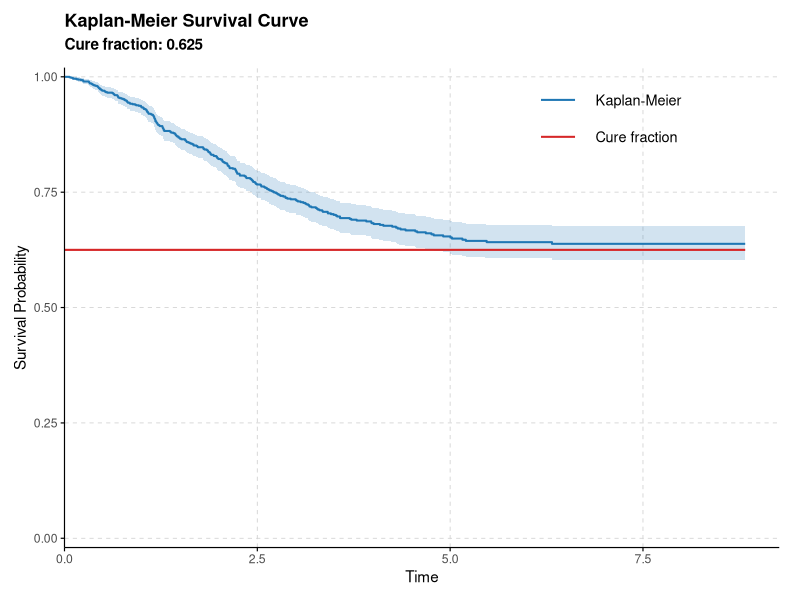
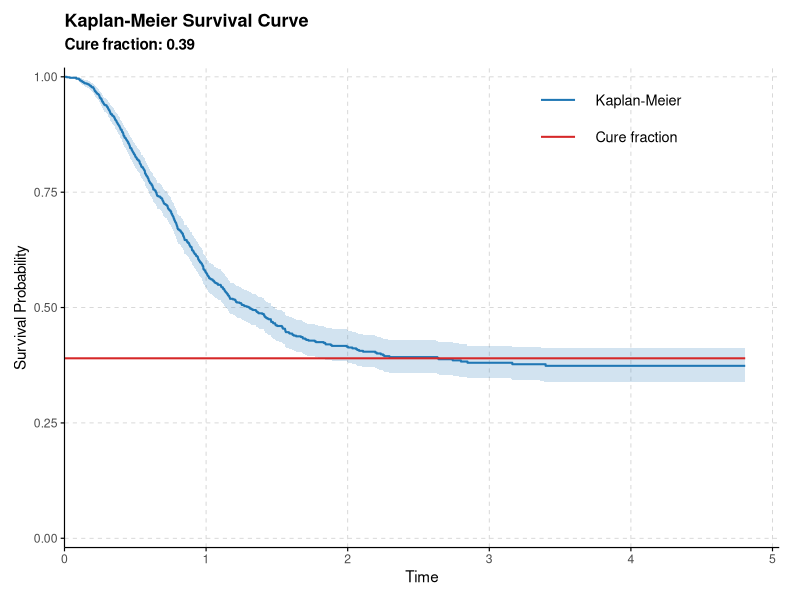
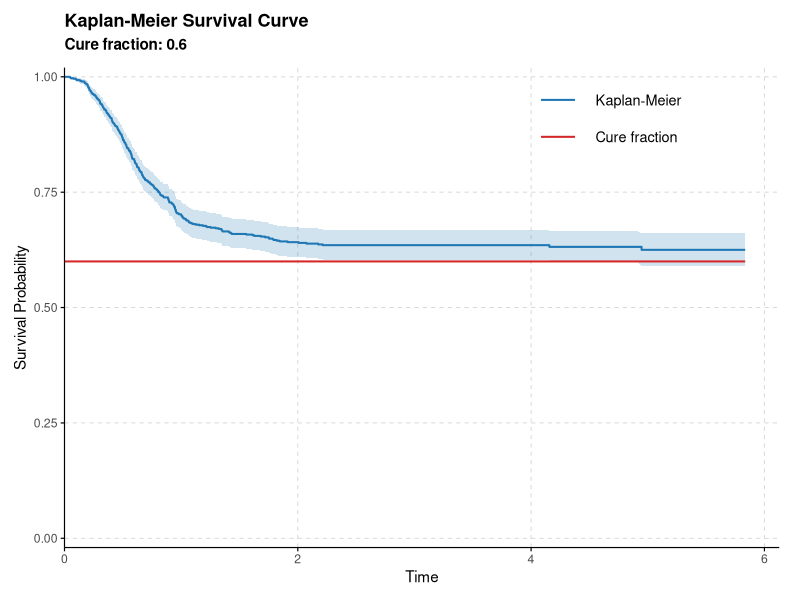
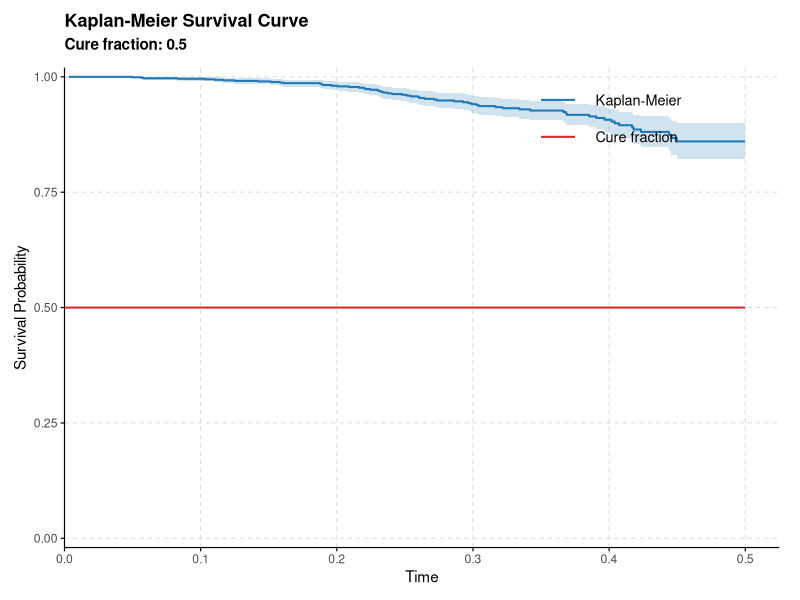

Write R code to recreate these figures, in order.
library(purrr)
library(rlang)
library(tibble)
library(survival)
library(ggplot2)

# Função usada para construir o Kaplan-Meier mais fácil no ggplot2
# Função usada para construir o Kaplan-Meier mais fácil no ggplot2
plot_kaplan <- function(
  dados,
  surv,
  title = "Kaplan-Meier Survival Curve",
  xlab = "Time",
  ylab = "Survival Probability",
  color = "#1F77B4",
  ci_color = "#1F77B4",
  cure_color = "#D62728",
  base_size = 11,
  ci_alpha = 0.2,
  line_size = 0.7,
  show_cure = TRUE,
  cure_label = "Cure fraction: ",
  ...
) {
  require(ggplot2)
  require(survival)

  # Fração de cura teórica
  cure_prob <- surv(.Machine$double.xmax, ...)

  # Kaplan-Meier
  dados_surv <- Surv(time = dados$t, event = dados$delta)
  km_fit <- survfit(dados_surv ~ 1)

  # Dados da curva
  km_data <- data.frame(
    time = km_fit$time,
    surv = km_fit$surv,
    upper = km_fit$upper,
    lower = km_fit$lower
  )

  # Remover o último ponto se ele for menor que a fração de cura
  if (tail(km_data$surv, 1) < cure_prob) {
    km_data <- km_data[-nrow(km_data), ]
  }

  max_time <- max(km_data$time)

  # Legenda
  legend_data <- data.frame(
    label = c("Kaplan-Meier", "Cure fraction"),
    color = c(color, cure_color),
    linetype = c("solid", "solid")
  )

  # Gráfico
  p <- ggplot(km_data, aes(x = time)) +
    geom_ribbon(
      aes(ymin = lower, ymax = upper),
      fill = ci_color,
      alpha = ci_alpha
    ) +
    geom_step(aes(y = surv), color = color, linewidth = line_size) +
    {
      if (show_cure)
        annotate(
          "segment",
          x = 0,
          xend = max_time,
          y = cure_prob,
          yend = cure_prob,
          color = cure_color,
          linewidth = line_size,
          linetype = "solid"
        )
    } +
    scale_y_continuous(limits = c(0, 1), expand = c(0, 0.02)) +
    scale_x_continuous(expand = expansion(mult = c(0, 0.05))) +
    geom_segment(
      data = legend_data,
      aes(
        x = max_time * 0.7,
        xend = max_time * 0.75,
        y = 0.95 - (0:1) * 0.08,
        yend = 0.95 - (0:1) * 0.08,
        color = color,
        linetype = linetype
      ),
      linewidth = line_size
    ) +
    geom_text(
      data = legend_data,
      aes(x = max_time * 0.78, y = 0.95 - (0:1) * 0.08, label = label),
      hjust = 0,
      size = base_size / 3
    ) +
    scale_color_identity() +
    scale_linetype_identity() +
    labs(
      x = xlab,
      y = ylab,
      title = title,
      subtitle = if (show_cure)
        paste0(cure_label, format(round(cure_prob, 4), nsmall = 1)) else NULL
    ) +
    theme_minimal(base_size = base_size) +
    theme(
      panel.grid.minor = element_blank(),
      panel.grid.major = element_line(
        linewidth = 0.3,
        color = "#D3D3D3",
        linetype = "dashed"
      ),
      axis.line = element_line(color = "black", linewidth = 0.4),
      axis.ticks = element_line(color = "black", linewidth = 0.4),
      plot.title = element_text(
        hjust = 0,
        face = "bold",
        size = base_size + 2,
        margin = margin(b = 5)
      ),
      plot.subtitle = element_text(
        hjust = 0,
        face = "bold",
        color = "black",
        size = base_size,
        margin = margin(b = 10)
      ),
      legend.position = "none",
      plot.margin = margin(10, 15, 10, 10),
      panel.background = element_rect(fill = "white", color = NA),
      plot.background = element_rect(fill = "white", color = NA)
    )

  return(p)
}
# Waring Fragility Model - Random Activation
# G is the baseline distribution
# rho > 2. Se rho < 2, a variância da distribuição é infinita.
# a > 0
surv_wfm_random <- function(G) {
  function(t, rho, a, ...) {
    cure <- rho / (a + rho)
    cure + (1 - cure) * (1 - G(t, ...))
  }
}
desity_wfm_random <- function(g) {
  function(t, rho, a, ...) {
    cure <- rho / (a + rho)
    (1 - cure) * g(t, ...)
  }
}

# Criando automaticamente a função de sobrevivência do modelo com
# ativação aleatória, com G ~ Weibull
# Aqui você cria qualquer sobrevivencia, distribuição acumulada e densidade
# do seu modelo.
surv_wfm_random_weibull <- surv_wfm_random(G = pweibull) # Basta passar a G

cdf_wfm_random_weibull <- function(t, rho, a, shape, scale) {
  1 - surv_wfm_random_weibull(t, rho, a, shape = shape, scale = scale)
}

pdf_wfm_random_weibull <- desity_wfm_random(g = dweibull) # Basta passar a g

# Funcao que usaremos para gerar os dados
random_cure <-
  function(
    n = 1L,
    quantile_function = NULL,
    surv,
    censoring_cdf = NULL, # Se não for passada, é a distribuição uniforme (censura não-informativa)
    args_censoring_cdf = NULL, # Lista de valores dos argumentos da distribução da censura.
    args_model,
    t_max = NULL
  ) {
    find_cure_limit <- function(
      surv,
      args_model,
      tol = 1e-6,
      tol_time = 1e-6,
      t_init = 10,
      t_max = 1e5
    ) {
      s <- function(t) do.call(surv, c(list(t), args_model))

      # Aproximação da fração de cura
      pi_hat <- s(t_max)

      # Busca exponencial para achar intervalo
      t_lower <- t_init
      t_upper <- t_lower

      repeat {
        diff <- abs(s(t_upper) - pi_hat)
        if (diff < tol || t_upper >= t_max) break
        t_lower <- t_upper
        t_upper <- min(t_upper * 2, t_max)
      }

      if (t_upper >= t_max && abs(s(t_upper) - pi_hat) > tol) return(NA_real_)

      # Busca binária refinada
      while ((t_upper - t_lower) > tol_time) {
        t_mid <- 0.5 * (t_lower + t_upper)
        s_mid <- s(t_mid)
        if (abs(s_mid - pi_hat) < tol) {
          t_upper <- t_mid
        } else {
          t_lower <- t_mid
        }
      }
      # Retorna o menor valor de t tal que a sobrevivência converge
      # para cura do modelo.
      return(t_upper)
    }

    upper <- find_cure_limit(surv = surv, args_model)

    find_root_scalar <- function(u, func) {
      uniroot(
        \(t) func(t) - u,
        lower = 0,
        upper = upper,
        tol = .Machine$double.eps^0.5
      )$root
    }

    # Obtendo a fração de cura da função de sobrevivência
    surv <- purrr::partial(.f = surv, !!!args_model)
    cure_fraction <- surv(.Machine$double.xmax)

    find_root <- function(u, func) {
      vapply(
        X = u,
        FUN = function(u) find_root_scalar(u, func),
        FUN.VALUE = numeric(1)
      )
    }

    # find_root <- Vectorize(FUN = find_root_scalar, vectorize.args = c("u"))

    if (is.function(quantile_function)) {
      quantile_function <- purrr::partial(.f = quantile_function, !!!args_model)
      u <- runif(n = n, min = 0, max = 1 - cure_fraction)
    } else if (is.function(surv)) {
      u <- cure_fraction + (1 - cure_fraction) * runif(n = n, min = 0, max = 1) # Utilizado para gerar os tempos reais
      quantile_function <- purrr::partial(.f = find_root, func = surv)
    } else {
      stop(
        "Invalid input: You must provide either a valid quantile function (quantile_function) and/or a survival function (surv)."
      )
    }

    # Dividindo a população em idivíduos suscetíveis e curados
    c <- rbinom(n = n, size = 1L, prob = 1 - cure_fraction) # Divisão da população

    # Calculando o tempo de sobrevivência real
    t <- quantile_function(u) # Tempo real

    # Atribuindo tempo máximo (maior real da arquitetura) para os indivíduos
    # curados.
    real_t <- ifelse(c, yes = t, no = .Machine$double.xmax)

    if (is.null(t_max)) {
      t_max <- max(t * c)
    }

    if (is.function(censoring_cdf)) {
      censoring_cdf <- purrr::partial(.f = censoring_cdf, !!!args_censoring_cdf)

      # Função vetorizada que já considera t_max
      quantile_censoring <- function(u) {
        # Ajusta os valores de u para não ultrapassar censoring_cdf(t_max)
        u_adjusted <- u * censoring_cdf(t_max)

        # Encontra todos os roots de uma vez (mais eficiente)
        vapply(
          X = u_adjusted,
          FUN = \(p) {
            uniroot(
              \(t) censoring_cdf(t) - p,
              lower = 0,
              upper = t_max,
              tol = .Machine$double.eps^0.5,
              extendInt = "upX"
            )$root
          },
          FUN.VALUE = double(1L)
        )
      }
      time_c <- quantile_censoring(runif(n = n))
    } else {
      time_c <- runif(n = n, min = 0, max = t_max)
    }

    t_observed <- pmin(real_t, time_c)
    delta <- ifelse(t_observed < real_t, yes = 0L, no = 1L) # 1 para falha e 0 para censura
    print(cure_fraction)
    return(tibble::tibble(t = t_observed, delta = delta))
  }

# Exemplo 1 (PVF sem especificar a quantílica) ---------------------------

rho <- 2.5 # rho > 2
a <- 1.5
shape <- 1.5
scale <- 2.5

set.seed(0)
dados <-
  random_cure(
    n = 1000L,
    surv = surv_wfm_random_weibull,
    args_model = c(rho = rho, a = a, shape = shape, scale = scale),
    t_max = NULL
  )

plot_kaplan(
  dados,
  surv = surv_wfm_random_weibull,
  rho = rho,
  a = a,
  shape = shape,
  scale = scale
)

# Exemplo 2 (Dagum sem especificar a quantílica) -------------------------

surv_dagum <- function(t, theta, beta, alpha) {
  1 - theta * beta / (beta + theta * t^(-alpha))
}

theta <- 0.61
beta = 1.2
alpha <- 2.5

set.seed(0)
dados <-
  random_cure(
    n = 1000L,
    surv = surv_dagum,
    args_model = c(theta = theta, beta = beta, alpha = alpha),
    t_max = NULL
  )

dados |>
  dplyr::group_by(delta) |>
  dplyr::summarise(n = dplyr::n(), prop = n / nrow(dados))

plot_kaplan(
  dados,
  surv = surv_dagum,
  theta = theta,
  alpha = alpha,
  beta = beta
)

# Exemplo 3 (Dagum especificando a quantílica) ---------------------------

q_dagum <- function(u, theta, alpha, beta) {
  ((u * theta) / (beta * (theta - u)))^(1 / alpha)
}

surv_dagum <- function(t, theta, beta, alpha) {
  1 - theta * beta / (beta + theta * t^(-alpha))
}

theta <- 0.4
beta = 1.2
alpha <- 2.5

set.seed(0)
dados <-
  random_cure(
    n = 1000L,
    surv = surv_dagum,
    quantile_function = q_dagum,
    args_model = c(theta = theta, beta = beta, alpha = alpha),
    t_max = NULL
  )

plot_kaplan(
  dados,
  surv = surv_dagum,
  theta = theta,
  alpha = alpha,
  beta = beta
)
dados |>
  dplyr::group_by(delta) |>
  dplyr::summarise(n = dplyr::n(), prop = n / nrow(dados))


# Exemplo 4 (Dagum especificando quantilica e outra distribuição para a censura ----

q_dagum <- function(u, theta, alpha, beta) {
  ((u * theta) / (beta * (theta - u)))^(1 / alpha)
}

surv_dagum <- function(t, theta, beta, alpha) {
  1 - theta * beta / (beta + theta * t^(-alpha))
}

theta <- 0.5
beta = 1.2
alpha <- 2.5

set.seed(0)
dados <-
  random_cure(
    n = 1000L,
    surv = surv_dagum,
    quantile_function = q_dagum,
    censoring_cdf = pweibull,
    args_censoring_cdf = list(shape = 1.5, scale = 1.3),
    args_model = c(theta = theta, beta = beta, alpha = alpha),
    t_max = 0.5
  )

plot_kaplan(
  dados,
  surv = surv_dagum,
  theta = theta,
  alpha = alpha,
  beta = beta
)

dados |>
  dplyr::group_by(delta) |>
  dplyr::summarise(n = dplyr::n(), prop = n / nrow(dados))
